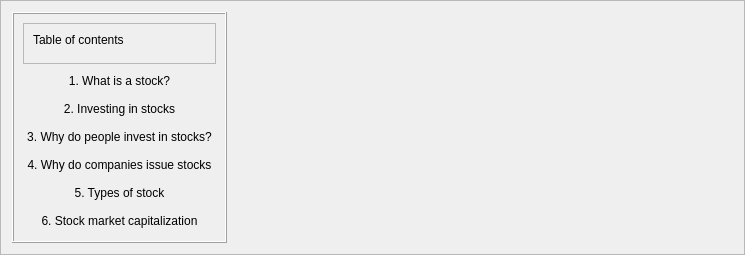
                          <widget class="QFrame" name="frame_4">
                           <property name="minimumSize">
                            <size>
                             <width>745</width>
                             <height>0</height>
                            </size>
                           </property>
                           <property name="frameShape">
                            <enum>QFrame::StyledPanel</enum>
                           </property>
                           <property name="frameShadow">
                            <enum>QFrame::Raised</enum>
                           </property>
                           <layout class="QVBoxLayout" name="verticalLayout_50">
                            <item alignment="Qt::AlignLeft">
                             <widget class="QFrame" name="frame_78">
                              <property name="styleSheet">
                               <string notr="true">QPushButton{
	font: 10pt &quot;MS Shell Dlg 2&quot;;
}
QLabel{
	font: 14pt &quot;MS Shell Dlg 2&quot;;
}
</string>
                              </property>
                              <property name="frameShape">
                               <enum>QFrame::Box</enum>
                              </property>
                              <property name="frameShadow">
                               <enum>QFrame::Raised</enum>
                              </property>
                              <layout class="QVBoxLayout" name="verticalLayout_149">
                               <item>
                                <widget class="QFrame" name="frame_80">
                                 <property name="frameShape">
                                  <enum>QFrame::StyledPanel</enum>
                                 </property>
                                 <property name="frameShadow">
                                  <enum>QFrame::Raised</enum>
                                 </property>
                                 <layout class="QVBoxLayout" name="verticalLayout_158">
                                  <property name="bottomMargin">
                                   <number>16</number>
                                  </property>
                                  <item>
                                   <widget class="QLabel" name="label_20">
                                    <property name="styleSheet">
                                     <string notr="true"/>
                                    </property>
                                    <property name="text">
                                     <string>Table of contents</string>
                                    </property>
                                   </widget>
                                  </item>
                                 </layout>
                                </widget>
                               </item>
                               <item>
                                <widget class="QPushButton" name="pushButton_12">
                                 <property name="text">
                                  <string>1. What is a stock?</string>
                                 </property>
                                 <property name="checkable">
                                  <bool>false</bool>
                                 </property>
                                 <property name="checked">
                                  <bool>false</bool>
                                 </property>
                                 <property name="flat">
                                  <bool>true</bool>
                                 </property>
                                </widget>
                               </item>
                               <item>
                                <widget class="QPushButton" name="pushButton">
                                 <property name="text">
                                  <string>2. Investing in stocks</string>
                                 </property>
                                 <property name="flat">
                                  <bool>true</bool>
                                 </property>
                                </widget>
                               </item>
                               <item>
                                <widget class="QPushButton" name="pushButton_11">
                                 <property name="text">
                                  <string>3. Why do people invest in stocks?</string>
                                 </property>
                                 <property name="flat">
                                  <bool>true</bool>
                                 </property>
                                </widget>
                               </item>
                               <item>
                                <widget class="QPushButton" name="pushButton_10">
                                 <property name="text">
                                  <string>4. Why do companies issue stocks</string>
                                 </property>
                                 <property name="flat">
                                  <bool>true</bool>
                                 </property>
                                </widget>
                               </item>
                               <item>
                                <widget class="QPushButton" name="pushButton_9">
                                 <property name="text">
                                  <string>5. Types of stock</string>
                                 </property>
                                 <property name="flat">
                                  <bool>true</bool>
                                 </property>
                                </widget>
                               </item>
                               <item>
                                <widget class="QPushButton" name="pushButton_8">
                                 <property name="text">
                                  <string>6. Stock market capitalization</string>
                                 </property>
                                 <property name="flat">
                                  <bool>true</bool>
                                 </property>
                                </widget>
                               </item>
                              </layout>
                             </widget>
                            </item>
                           </layout>
                          </widget>
